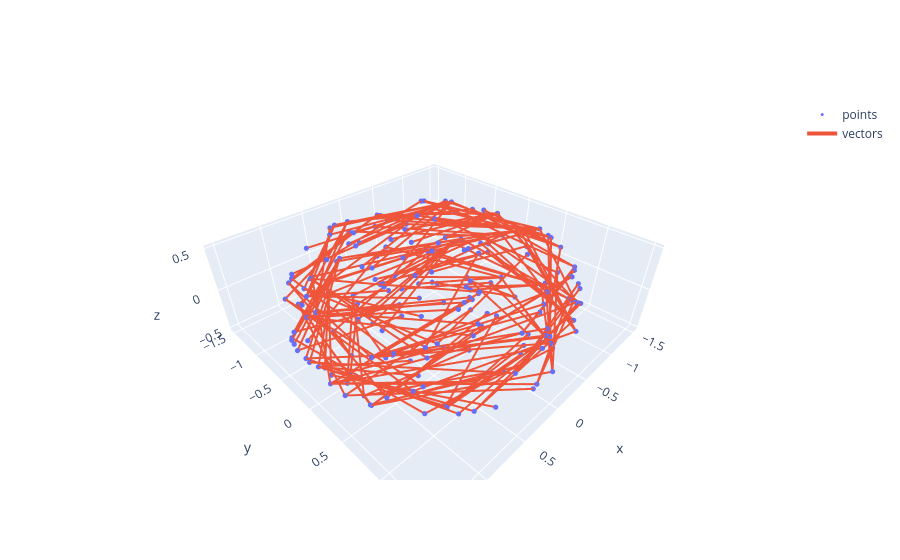

Here is the notebook cell this chart was saved with:
### Code cell
plot_vectorfield_3d(data, 1e+1, 1e+0)

### Figure 1 — Plotly figure (JSON) as saved in the notebook; plotly's stock layout.template omitted (floating-point values rounded to 4 significant figures; data arrays with more than 128 entries replaced by an {"elided": "..."} marker saying what was removed)
{"data": [{"marker": {"size": 3}, "mode": "markers", "name": "points", "type": "scatter3d", "x": {"elided": "200 float values"}, "y": {"elided": "200 float values"}, "z": {"elided": "200 float values"}}, {"line": {"width": 4}, "mode": "lines", "name": "vectors", "type": "scatter3d", "x": {"elided": "600 float values"}, "y": {"elided": "600 float values"}, "z": {"elided": "600 float values"}}], "layout": {}}
